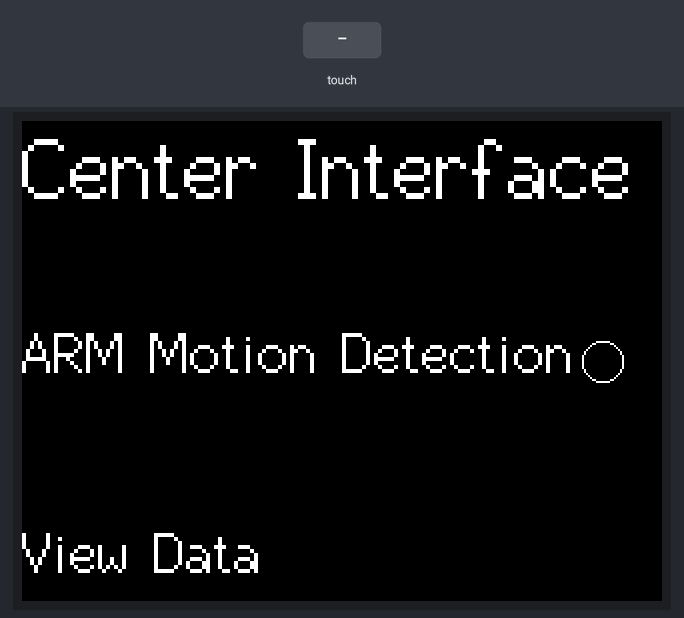
A sketch run on a simulated ESP32. On the bench: 320×240 colour display. Inputs (shaded band) come from the test bench. Storage starts empty; what the sketch prints to the serial monitor is not drawn.

Above: at 1.5 s.
1.6 s: screen touched at 87 % across, 50 % down
At 2.6 s:
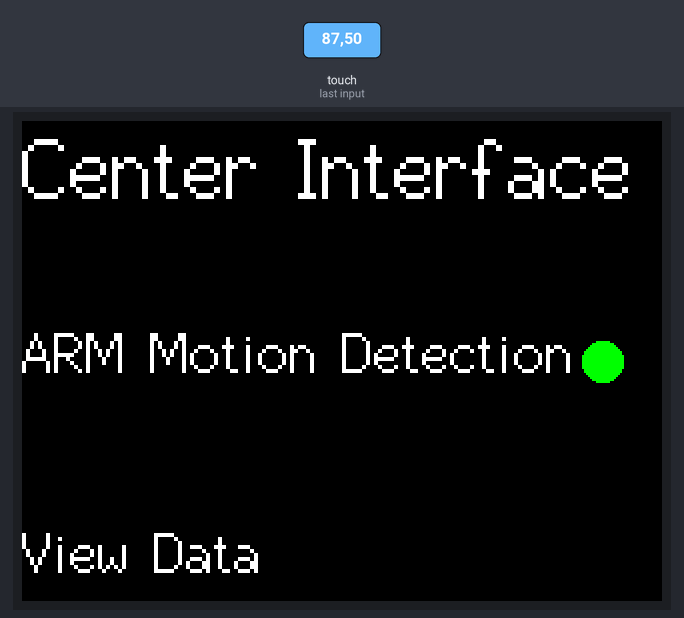
3.1 s: screen touched at 87 % across, 50 % down
At 3.8 s:
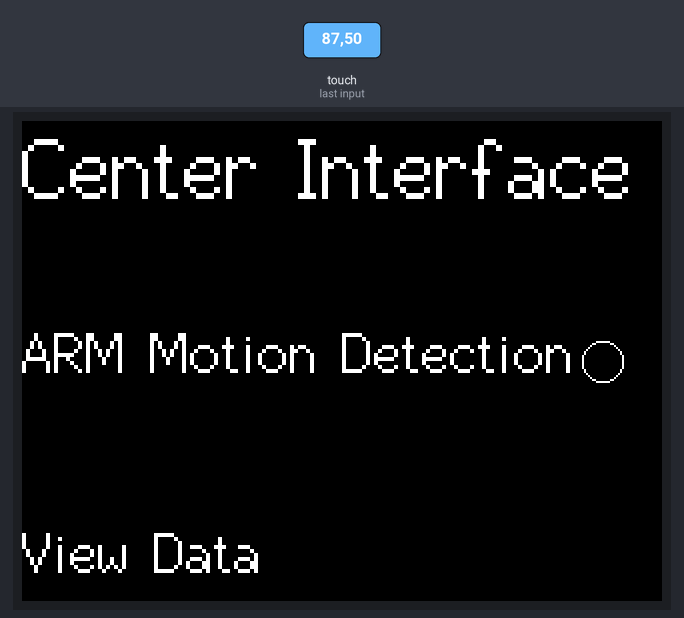
Timing chart, 0 to 6.1 s (numbered marks = the images above; inputs shaded):
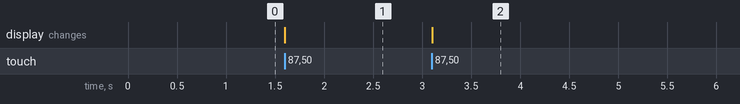

The sketch:

Touch_with_options.ino
```cpp
#include "FS.h"
#include <SPI.h>
#include <TFT_eSPI.h>
TFT_eSPI tft = TFT_eSPI();

#define CALIBRATION_FILE "/calibrationData"

int option1state = 0;
int option2state = 0;

void setup(void) {

  uint16_t calibrationData[5];
  uint8_t calDataOK = 0;

  Serial.begin(115200);
  Serial.println("starting");

  tft.init();

  tft.setRotation(1);
  tft.fillScreen((0xFFFF));

  tft.setCursor(20, 0, 2);
  tft.setTextColor(TFT_BLACK, TFT_WHITE);
  tft.setTextSize(1);
  tft.println("calibration run");

  // check file system
  if (!SPIFFS.begin()) {
    Serial.println("formatting file system");

    SPIFFS.format();
    SPIFFS.begin();
  }
  if (SPIFFS.exists(CALIBRATION_FILE)) {
    if (SPIFFS.remove(CALIBRATION_FILE)) {
      Serial.println("Calibration file deleted successfully!");
    } else {
      Serial.println("Failed to delete calibration file");
    }
  } else {
    Serial.println("Calibration file does not exist");
  }
  // check if calibration file exists
  if (SPIFFS.exists(CALIBRATION_FILE)) {
    File f = SPIFFS.open(CALIBRATION_FILE, "r");
    if (f) {
      if (f.readBytes((char *)calibrationData, 14) == 14)
        calDataOK = 1;
      f.close();
    }
  }
  if (calDataOK) {
    // calibration data valid
    tft.setTouch(calibrationData);
  } else {
    // data not valid. recalibrate
    tft.calibrateTouch(calibrationData, TFT_WHITE, TFT_RED, 15);
    // store data
    File f = SPIFFS.open(CALIBRATION_FILE, "w");
    if (f) {
      f.write((const unsigned char *)calibrationData, 14);
      f.close();
    }
  }

  tft.fillScreen(TFT_BLACK);

  tft.setTextColor(TFT_WHITE);
  tft.setTextSize(3);
  tft.setCursor(0, 0);
  tft.print("Center Interface");

  tft.setTextColor(TFT_WHITE);
  tft.setTextSize(2);
  tft.setCursor(0, 100);
  tft.print("ARM Motion Detection");

  tft.drawCircle(290, 120, 10, TFT_WHITE);

  tft.setTextColor(TFT_WHITE);
  tft.setTextSize(2);
  tft.setCursor(0, 200);
  tft.print("View Data");
}

void loop() {
  uint16_t x, y;

  //tft.drawCircle(290, 120, 10, TFT_WHITE);
  if (tft.getTouch(&x, &y)) {
    if ( (x >= 260) && (x <= 320) && (y >= 90) && (y <= 150)){
      if (option1state == 0){
        tft.fillCircle(290, 120, 10, TFT_GREEN);
        option1state = 1;
        while (tft.getTouch(&x, &y)){

        }
      }
      else if (option1state == 1){
        tft.fillCircle(290, 120, 10, TFT_BLACK);
        tft.drawCircle(290, 120, 10, TFT_WHITE);
        option1state = 0;
        while (tft.getTouch(&x, &y)){

        }
      }
    }
  }

}
```

Measured:
- after the input at 1.6 s, the display: changes at once (image 1)
- after the input at 3.1 s, the display: changes at once (image 2)
